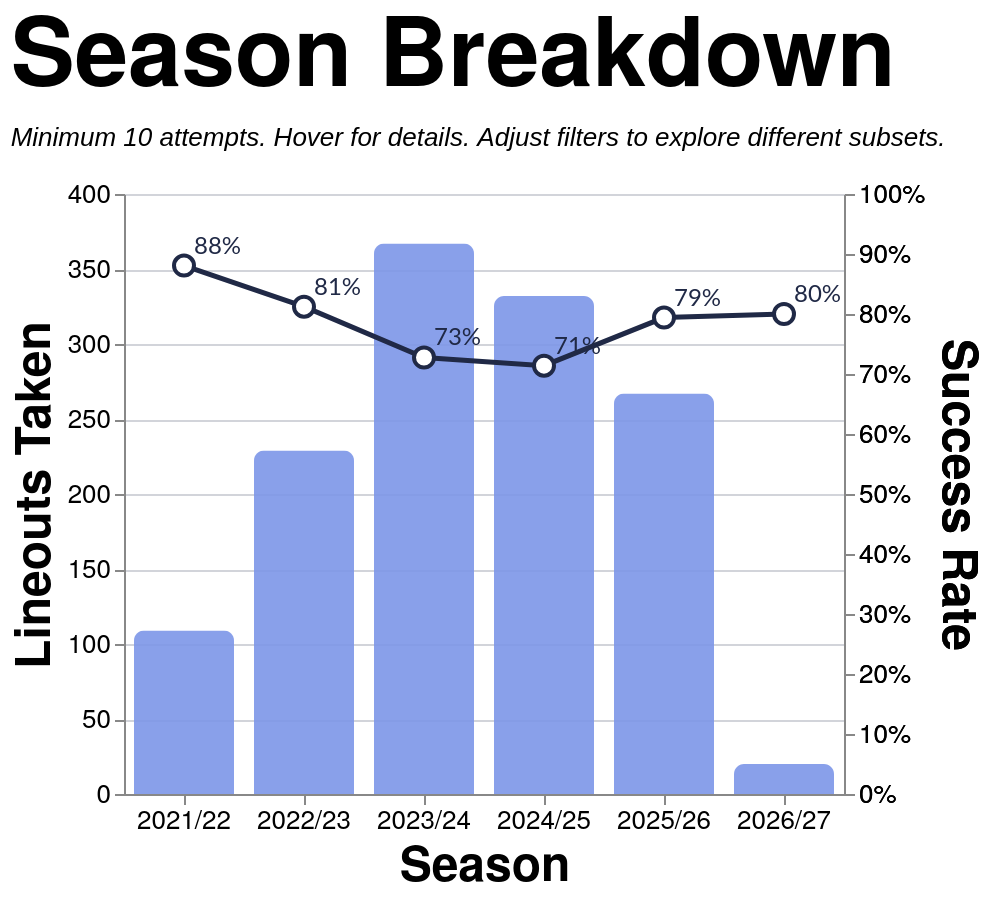

Write the Vega-Lite specification saved for this chart.
### Vega-Lite specification from a JSON file in a GitHub repository (floating-point values rounded to 4 significant figures; data arrays with more than 128 entries replaced by an {"elided": "..."} marker saying what was removed)
{"config": {"axis": {"labelFont": "PT Sans Narrow, Helvetica Neue, Helvetica, Arial, sans-serif", "titleFont": "PT Sans Narrow, Helvetica Neue, Helvetica, Arial, sans-serif", "labelFontSize": 13, "titleFontSize": 24, "gridColor": "#202947", "gridOpacity": 0.2, "zindex": 1}, "text": {"font": "Lato, sans-serif"}, "bar": {"cornerRadiusEnd": 5}, "header": {"labelFont": "PT Sans Narrow, Helvetica Neue, Helvetica, Arial, sans-serif", "titleFont": "PT Sans Narrow, Helvetica Neue, Helvetica, Arial, sans-serif", "labelFontSize": 24, "titleFontSize": 28, "labelFontWeight": "bold", "orient": "left"}, "legend": {"labelFont": "PT Sans Narrow, Helvetica Neue, Helvetica, Arial, sans-serif", "titleFont": "PT Sans Narrow, Helvetica Neue, Helvetica, Arial, sans-serif", "labelFontSize": 14, "titleFontSize": 16, "titlePadding": 5, "fillColor": "white", "strokeColor": "black", "padding": 10, "titleFontWeight": "lighter", "titleFontStyle": "italic", "titleColor": "gray", "offset": 10}, "title": {"font": "PT Sans Narrow, Helvetica Neue, Helvetica, Arial, sans-serif", "fontSize": 48, "fontWeight": "bold", "anchor": "start", "align": "center", "titlePadding": 20, "subtitlePadding": 10, "subtitleFontSize": 13, "subtitleColor": "", "subtitleFontStyle": "italic", "offset": 15, "color": "black"}, "axisX": {"labelAngle": 0}, "facet": {"title": null, "header": null, "align": {"row": "each", "column": "each"}, "spacing": 10}, "resolve": {"scale": {"y": "independent", "facet": "independent"}}, "background": "transparent", "scale": {"offsetBandPaddingOuter": 0.2, "offsetBandPaddingInner": 0.1}, "view": {"stroke": null, "background": "transparent"}}, "layer": [{"mark": {"type": "bar", "opacity": 0.9, "size": 50}, "encoding": {"color": {"value": "#7d96e8"}, "stroke": {"value": "transparent"}, "tooltip": [{"field": "season", "title": "Season", "type": "nominal"}, {"field": "attempts", "format": ",.0f", "title": "Attempts", "type": "quantitative"}, {"field": "won", "format": ",.0f", "title": "Won", "type": "quantitative"}, {"field": "success_rate", "format": ".1%", "title": "Success Rate", "type": "quantitative"}], "x": {"axis": {"labelAngle": 0}, "field": "season", "sort": ["2021/22", "2022/23", "2023/24", "2024/25", "2025/26", "2026/27"], "title": "Season", "type": "nominal"}, "y": {"field": "attempts", "title": "Lineouts Taken", "type": "quantitative"}}, "transform": [{"filter": "(loSquad == 'All' || datum.squad == loSquad) && (loSeason == 'All' || datum.season == loSeason) && (loGameType == 'All' || (loGameType == 'League + Cup' && (datum.game_type == 'League' || datum.game_type == 'Cup')) || (loGameType == 'League only' && datum.game_type == 'League') || datum.game_type == loGameType) && (loThrower == 'All' || datum.thrower == loThrower) && (loJumper == 'All' || datum.jumper == loJumper) && (loArea == 'All' || datum.area == loArea) && (loNumbers == 'All' || datum.numbers == loNumbers)"}, {"aggregate": [{"op": "count", "as": "attempts"}, {"op": "sum", "field": "won", "as": "won"}], "groupby": ["season"]}, {"filter": "datum.attempts >= 10"}, {"calculate": "datum.won / datum.attempts", "as": "success_rate"}]}, {"mark": {"type": "line", "point": {"fill": "white", "filled": false, "size": 100, "stroke": "#202946"}, "stroke": "#202946", "strokeWidth": 2.5}, "encoding": {"tooltip": [{"field": "season", "title": "Season", "type": "nominal"}, {"field": "attempts", "format": ",.0f", "title": "Attempts", "type": "quantitative"}, {"field": "won", "format": ",.0f", "title": "Won", "type": "quantitative"}, {"field": "success_rate", "format": ".1%", "title": "Success Rate", "type": "quantitative"}], "x": {"axis": {"labelAngle": 0}, "field": "season", "sort": ["2021/22", "2022/23", "2023/24", "2024/25", "2025/26", "2026/27"], "title": "Season", "type": "nominal"}, "y": {"axis": {"format": "%", "orient": "right"}, "field": "success_rate", "scale": {"domain": [0, 1]}, "title": "Success Rate", "type": "quantitative"}}, "transform": [{"filter": "(loSquad == 'All' || datum.squad == loSquad) && (loSeason == 'All' || datum.season == loSeason) && (loGameType == 'All' || (loGameType == 'League + Cup' && (datum.game_type == 'League' || datum.game_type == 'Cup')) || (loGameType == 'League only' && datum.game_type == 'League') || datum.game_type == loGameType) && (loThrower == 'All' || datum.thrower == loThrower) && (loJumper == 'All' || datum.jumper == loJumper) && (loArea == 'All' || datum.area == loArea) && (loNumbers == 'All' || datum.numbers == loNumbers)"}, {"aggregate": [{"op": "count", "as": "attempts"}, {"op": "sum", "field": "won", "as": "won"}], "groupby": ["season"]}, {"filter": "datum.attempts >= 10"}, {"calculate": "datum.won / datum.attempts", "as": "success_rate"}]}, {"mark": {"type": "text", "align": "left", "baseline": "middle", "color": "#202946", "dx": 5, "dy": -10, "fontSize": 12}, "encoding": {"text": {"field": "success_rate", "format": ".0%", "type": "quantitative"}, "x": {"axis": {"labelAngle": 0}, "field": "season", "sort": ["2021/22", "2022/23", "2023/24", "2024/25", "2025/26", "2026/27"], "title": "Season", "type": "nominal"}, "y": {"axis": {"format": "%", "orient": "right"}, "field": "success_rate", "scale": {"domain": [0, 1]}, "title": "Success Rate", "type": "quantitative"}}, "transform": [{"filter": "(loSquad == 'All' || datum.squad == loSquad) && (loSeason == 'All' || datum.season == loSeason) && (loGameType == 'All' || (loGameType == 'League + Cup' && (datum.game_type == 'League' || datum.game_type == 'Cup')) || (loGameType == 'League only' && datum.game_type == 'League') || datum.game_type == loGameType) && (loThrower == 'All' || datum.thrower == loThrower) && (loJumper == 'All' || datum.jumper == loJumper) && (loArea == 'All' || datum.area == loArea) && (loNumbers == 'All' || datum.numbers == loNumbers)"}, {"aggregate": [{"op": "count", "as": "attempts"}, {"op": "sum", "field": "won", "as": "won"}], "groupby": ["season"]}, {"filter": "datum.attempts >= 10"}, {"calculate": "datum.won / datum.attempts", "as": "success_rate"}]}], "data": {"name": "data-e43753c4e564295a8a2bb987474335c8"}, "height": 300, "params": [{"name": "loSquad", "value": "All"}, {"name": "loSeason", "value": "All"}, {"name": "loGameType", "value": "All"}, {"name": "loThrower", "value": "All"}, {"name": "loJumper", "value": "All"}, {"name": "loArea", "value": "All"}, {"name": "loNumbers", "value": "All"}], "resolve": {"scale": {"y": "independent"}}, "title": {"text": "Season Breakdown", "subtitle": "Minimum 10 attempts. Hover for details. Adjust filters to explore different subsets."}, "width": {"step": 60}, "$schema": "https://vega.github.io/schema/vega-lite/v5.20.1.json", "datasets": {"data-e43753c4e564295a8a2bb987474335c8": {"elided": "1324 records"}}}
